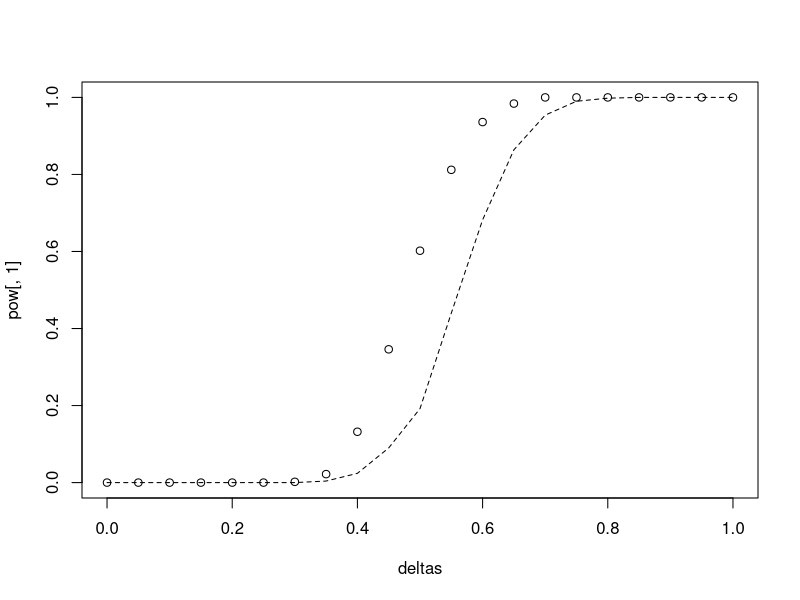

Source code (R):
f<-function(delta) {
    r<- 0.5
    N<-25
    library(MASS)
    xx<-mvrnorm(N,mu=rep(0,2),Sigma=matrix(c(1,r,r,1),2,2))
    gr<-c(rep(0,N),rep(1,N))
    df<-data.frame(gr=gr,pre=xx[,1],post=xx[,2])
    df$post<-df$post+delta*df$gr
    m<-lm(post~pre+gr,df)
    m0<-lm(post~gr,df)
    p<-summary(m)$coef[3,4]
    p0<-summary(m0)$coef[2,4]
    c(p,p0)
}

deltas<-seq(0,1,by=.05)
pow<-list()
for (delta in deltas) {
    dd<-rep(delta,500)
    library(parallel)
    p<-mclapply(dd,f,mc.cores=10)
    p<-do.call("rbind",p)
    p<- p<.05
    pow[[as.character(delta)]]<-colMeans(p)
}
pow<-do.call("rbind",pow)

plot(deltas,pow[,1])
lines(deltas,pow[,2],lty=2)
